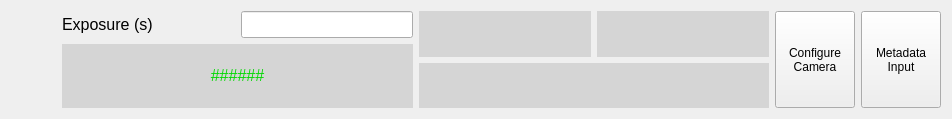
<?xml version="1.0" encoding="UTF-8"?>
<ui version="4.0">
 <class>Form</class>
 <widget class="QWidget" name="Form">
  <property name="geometry">
   <rect>
    <x>0</x>
    <y>0</y>
    <width>952</width>
    <height>119</height>
   </rect>
  </property>
  <property name="windowTitle">
   <string>Form</string>
  </property>
  <layout class="QHBoxLayout" name="horizontalLayout_4">
   <item>
    <layout class="QHBoxLayout" name="horizontalLayout_3">
     <item>
      <widget class="PyDMByteIndicator" name="PyDMByteIndicator">
       <property name="enabled">
        <bool>true</bool>
       </property>
       <property name="sizePolicy">
        <sizepolicy hsizetype="Fixed" vsizetype="Fixed">
         <horstretch>0</horstretch>
         <verstretch>0</verstretch>
        </sizepolicy>
       </property>
       <property name="minimumSize">
        <size>
         <width>45</width>
         <height>45</height>
        </size>
       </property>
       <property name="baseSize">
        <size>
         <width>0</width>
         <height>0</height>
        </size>
       </property>
       <property name="font">
        <font>
         <pointsize>12</pointsize>
        </font>
       </property>
       <property name="toolTip">
        <string/>
       </property>
       <property name="channel" stdset="0">
        <string>ca://${P}${R}Acquire</string>
       </property>
       <property name="showLabels" stdset="0">
        <bool>false</bool>
       </property>
       <property name="circles" stdset="0">
        <bool>true</bool>
       </property>
      </widget>
     </item>
     <item>
      <layout class="QVBoxLayout" name="verticalLayout_3">
       <item>
        <layout class="QHBoxLayout" name="horizontalLayout">
         <item>
          <widget class="QLabel" name="label">
           <property name="font">
            <font>
             <pointsize>12</pointsize>
            </font>
           </property>
           <property name="text">
            <string>Exposure (s)</string>
           </property>
          </widget>
         </item>
         <item>
          <widget class="PyDMLineEdit" name="PyDMLineEdit">
           <property name="sizePolicy">
            <sizepolicy hsizetype="Minimum" vsizetype="Fixed">
             <horstretch>0</horstretch>
             <verstretch>0</verstretch>
            </sizepolicy>
           </property>
           <property name="font">
            <font>
             <pointsize>12</pointsize>
            </font>
           </property>
           <property name="toolTip">
            <string/>
           </property>
           <property name="showUnits" stdset="0">
            <bool>true</bool>
           </property>
           <property name="channel" stdset="0">
            <string>ca://${P}${R}AcquireTime</string>
           </property>
          </widget>
         </item>
        </layout>
       </item>
       <item>
        <widget class="PyDMLabel" name="PyDMLabel">
         <property name="font">
          <font>
           <pointsize>12</pointsize>
          </font>
         </property>
         <property name="toolTip">
          <string/>
         </property>
         <property name="styleSheet">
          <string notr="true">color: rgb(0, 216, 0);
background-color: rgb(213, 213, 213);</string>
         </property>
         <property name="text">
          <string>&lt;html&gt;&lt;head/&gt;&lt;body&gt;&lt;p align=&quot;center&quot;&gt;######&lt;/p&gt;&lt;/body&gt;&lt;/html&gt;</string>
         </property>
         <property name="alignment">
          <set>Qt::AlignCenter</set>
         </property>
         <property name="channel" stdset="0">
          <string>ca://${P}${R}DetectorState_RBV</string>
         </property>
         <property name="enableRichText" stdset="0">
          <bool>true</bool>
         </property>
         <property name="displayFormat" stdset="0">
          <enum>PyDMLabel::String</enum>
         </property>
        </widget>
       </item>
      </layout>
     </item>
     <item>
      <layout class="QVBoxLayout" name="verticalLayout_2">
       <item>
        <layout class="QHBoxLayout" name="horizontalLayout_2">
         <item>
          <widget class="PyDMLabel" name="PyDMLabel_4">
           <property name="font">
            <font>
             <pointsize>12</pointsize>
            </font>
           </property>
           <property name="toolTip">
            <string/>
           </property>
           <property name="styleSheet">
            <string notr="true">color: rgb(0, 0, 255);
background-color: rgb(213, 213, 213)</string>
           </property>
           <property name="showUnits" stdset="0">
            <bool>true</bool>
           </property>
           <property name="channel" stdset="0">
            <string>ca://${P}${R}ArrayRate_RBV</string>
           </property>
           <property name="displayFormat" stdset="0">
            <enum>PyDMLabel::Decimal</enum>
           </property>
          </widget>
         </item>
         <item>
          <widget class="PyDMLabel" name="PyDMLabel_3">
           <property name="font">
            <font>
             <pointsize>12</pointsize>
            </font>
           </property>
           <property name="toolTip">
            <string/>
           </property>
           <property name="styleSheet">
            <string notr="true">color: rgb(0, 0, 255);
background-color: rgb(213, 213, 213)</string>
           </property>
           <property name="channel" stdset="0">
            <string>ca://${P}${R}ArrayCounter_RBV</string>
           </property>
          </widget>
         </item>
        </layout>
       </item>
       <item>
        <widget class="PyDMLabel" name="PyDMLabel_2">
         <property name="sizePolicy">
          <sizepolicy hsizetype="Minimum" vsizetype="Preferred">
           <horstretch>0</horstretch>
           <verstretch>0</verstretch>
          </sizepolicy>
         </property>
         <property name="minimumSize">
          <size>
           <width>200</width>
           <height>0</height>
          </size>
         </property>
         <property name="font">
          <font>
           <pointsize>12</pointsize>
          </font>
         </property>
         <property name="toolTip">
          <string/>
         </property>
         <property name="styleSheet">
          <string notr="true">color: rgb(0, 0, 255);
background-color: rgb(213, 213, 213)</string>
         </property>
         <property name="alignment">
          <set>Qt::AlignCenter</set>
         </property>
         <property name="channel" stdset="0">
          <string>ca://${P}${R}StatusMessage_RBV</string>
         </property>
         <property name="enableRichText" stdset="0">
          <bool>true</bool>
         </property>
         <property name="displayFormat" stdset="0">
          <enum>PyDMLabel::String</enum>
         </property>
        </widget>
       </item>
      </layout>
     </item>
     <item>
      <widget class="PyDMRelatedDisplayButton" name="PyDMRelatedDisplayButton">
       <property name="sizePolicy">
        <sizepolicy hsizetype="Fixed" vsizetype="MinimumExpanding">
         <horstretch>0</horstretch>
         <verstretch>1</verstretch>
        </sizepolicy>
       </property>
       <property name="minimumSize">
        <size>
         <width>0</width>
         <height>0</height>
        </size>
       </property>
       <property name="toolTip">
        <string/>
       </property>
       <property name="text">
        <string>Configure
Camera</string>
       </property>
       <property name="channel" stdset="0">
        <string/>
       </property>
       <property name="filenames" stdset="0">
        <stringlist>
         <string>extra_ui/autoconvert/ADZWO.ui</string>
        </stringlist>
       </property>
       <property name="titles" stdset="0">
        <stringlist>
         <string>Camera Controls</string>
        </stringlist>
       </property>
       <property name="macros" stdset="0">
        <stringlist>
         <string>R=cam1:</string>
        </stringlist>
       </property>
       <property name="openInNewWindow" stdset="0">
        <bool>true</bool>
       </property>
      </widget>
     </item>
     <item>
      <widget class="PyDMRelatedDisplayButton" name="PyDMRelatedDisplayButton_2">
       <property name="sizePolicy">
        <sizepolicy hsizetype="Fixed" vsizetype="MinimumExpanding">
         <horstretch>0</horstretch>
         <verstretch>0</verstretch>
        </sizepolicy>
       </property>
       <property name="minimumSize">
        <size>
         <width>60</width>
         <height>0</height>
        </size>
       </property>
       <property name="toolTip">
        <string/>
       </property>
       <property name="text">
        <string>Metadata
Input</string>
       </property>
       <property name="filenames" stdset="0">
        <stringlist>
         <string>Measurement_Info.ui</string>
        </stringlist>
       </property>
       <property name="openInNewWindow" stdset="0">
        <bool>true</bool>
       </property>
      </widget>
     </item>
    </layout>
   </item>
  </layout>
 </widget>
 <customwidgets>
  <customwidget>
   <class>PyDMLabel</class>
   <extends>QLabel</extends>
   <header>pydm.widgets.label</header>
  </customwidget>
  <customwidget>
   <class>PyDMByteIndicator</class>
   <extends>QWidget</extends>
   <header>pydm.widgets.byte</header>
  </customwidget>
  <customwidget>
   <class>PyDMLineEdit</class>
   <extends>QLineEdit</extends>
   <header>pydm.widgets.line_edit</header>
  </customwidget>
  <customwidget>
   <class>PyDMRelatedDisplayButton</class>
   <extends>QPushButton</extends>
   <header>pydm.widgets.related_display_button</header>
  </customwidget>
 </customwidgets>
 <resources/>
 <connections/>
</ui>
